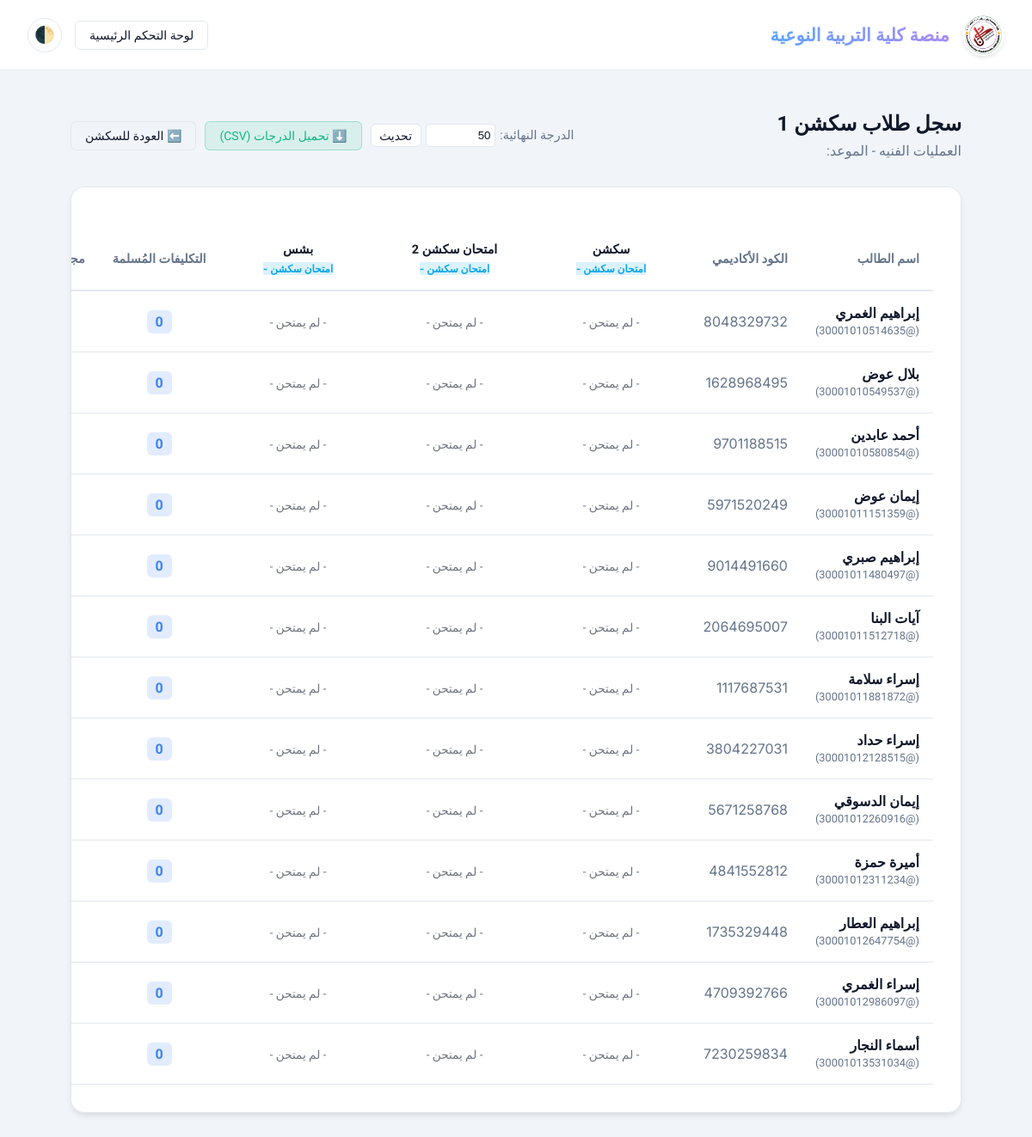
The app's page /section/6/roster/ (signed in) with its own data.
### lms_app/models.py (models this page shows, shortened)
class SubjectSection(models.Model):
    subject = models.ForeignKey(
        Subject,
        on_delete=models.CASCADE,
        related_name='subject_sections'
    )
    section_group = models.IntegerField(choices=[(i, str(i)) for i in range(1, 6)])
    instructor = models.ForeignKey(
        User,
        on_delete=models.SET_NULL,
        null=True,
        limit_choices_to={'role': User.Role.DOCTOR},
        related_name='sections_taught'
    )
    section_day = models.IntegerField(choices=Subject.DAYS_OF_WEEK, null=True, blank=True)
    max_total_grade = models.IntegerField(default=50)
    class Meta:
        unique_together = ('subject', 'section_group')
    @property
    def students(self):
        return self.subject.enrolled_students.filter(role=User.Role.STUDENT, section_group=self.section_group)

class Subject(models.Model):
    DAYS_OF_WEEK = (
        (0, 'Monday'),
        (1, 'Tuesday'),
        (2, 'Wednesday'),
        (3, 'Thursday'),
        (4, 'Friday'),
        (5, 'Saturday'),
        (6, 'Sunday'),
    )
    name = models.CharField(max_length=200)
    code = models.CharField(max_length=20, unique=True, null=True, blank=True, verbose_name="كود المادة")
    description = models.TextField(blank=True)
    official_book = models.FileField(upload_to=get_book_upload_path, blank=True, null=True)
    professor = models.ForeignKey(
        User,
        on_delete=models.SET_NULL,
        null=True,
        limit_choices_to={'role': User.Role.DOCTOR},
        related_name='subjects_taught'
    )
    lecture_day = models.IntegerField(choices=DAYS_OF_WEEK, null=True, blank=True)
    academic_year = models.IntegerField(choices=User.ACADEMIC_YEAR_CHOICES, default=1)
    max_total_grade = models.IntegerField(default=100)

class Exam(models.Model):
    subject = models.ForeignKey('Subject', on_delete=models.CASCADE, related_name='exams', verbose_name="المادة")
    title = models.CharField(max_length=200, verbose_name="عنوان الامتحان")
    description = models.TextField(blank=True, null=True, verbose_name="تعليمات الامتحان")
    EXAM_TYPE_CHOICES = (
        ('LECTURE', 'محاضرة'),
        ('SECTION', 'سكشن'),
    )
    exam_type = models.CharField(max_length=20, choices=EXAM_TYPE_CHOICES, default='LECTURE')
    creator = models.ForeignKey('User', on_delete=models.SET_NULL, null=True, blank=True, related_name='created_exams')
    subject_section = models.ForeignKey('SubjectSection', on_delete=models.CASCADE, null=True, blank=True, related_name='exams')
    start_date = models.DateTimeField(blank=True, null=True, verbose_name="تاريخ ووقت فتح الامتحان")
    end_date = models.DateTimeField(blank=True, null=True, verbose_name="تاريخ ووقت غلق الامتحان")
    duration_minutes = models.PositiveIntegerField(default=30, verbose_name="مدة الامتحان (بالدقائق)")
    is_active = models.BooleanField(default=False, verbose_name="مفعل (يمكن إيقافه يدوياً)")
    show_score = models.BooleanField(default=True, verbose_name="إظهار الدرجة للطالب بعد التسليم")
    show_answers = models.BooleanField(default=False, verbose_name="إظهار الإجابات الصحيحة للطالب")
    created_at = models.DateTimeField(auto_now_add=True)

class User(AbstractUser):
    class Role(models.TextChoices):
        ADMIN = 'ADMIN', _('Admin')
        DOCTOR = 'DOCTOR', _('Doctor')
        STUDENT = 'STUDENT', _('Student')
    ACADEMIC_YEAR_CHOICES = (
        (1, 'First Year'),
        (2, 'Second Year'),
        (3, 'Third Year'),
        (4, 'Fourth Year'),
    )
    role = models.CharField(max_length=20, choices=Role.choices, default=Role.STUDENT)
    university_id = models.CharField(max_length=20, unique=True, null=True, blank=True)
    department = models.CharField(max_length=100, blank=True)
    academic_year = models.IntegerField(choices=ACADEMIC_YEAR_CHOICES, default=1, null=True, blank=True)
    section_group = models.IntegerField(
        null=True,
        blank=True,
        help_text=_('Section 1 to 5')
    )
    date_of_birth = models.DateField(null=True, blank=True)
    gender = models.CharField(max_length=10, choices=[('Male', 'Male'), ('Female', 'Female')], null=True, blank=True)
    needs_review = models.BooleanField(default=False, help_text=_('Flagged for manual review (e.g. English name translation)'))
    profile_picture = models.ImageField(upload_to='profile_pics/', blank=True, null=True)
    registered_subjects = models.ManyToManyField('Subject', blank=True, related_name='enrolled_students')
    REQUIRED_FIELDS = ['email', 'role']

### lms_app/views.py (the view)
# urls.py: path('section/<int:section_id>/roster/', views.section_roster, name='section_roster'),
@login_required(login_url='/login/')
@user_passes_test(is_doctor, login_url='/login/')
def section_roster(request, section_id):
    section = get_object_or_404(SubjectSection, id=section_id)
    if section.instructor != request.user and section.subject.professor != request.user:
        messages.error(request, "غير مصرح لك بعرض بيانات هذا السكشن")
        return HttpResponseRedirect(request.META.get('HTTP_REFERER', '/doctor/dashboard/'))
    assign_sum = Submission.objects.filter(
        student=OuterRef('pk'), assignment__subject_section=section
    ).values('student').annotate(total=Sum('grade')).values('total')
    assign_count = Submission.objects.filter(
        student=OuterRef('pk'), assignment__subject_section=section
    ).values('student').annotate(c=Count('id')).values('c')
    exam_sum = ExamAttempt.objects.filter(
        student=OuterRef('pk'), exam__subject_section=section, exam__exam_type='SECTION', is_submitted=True
    ).values('student').annotate(total=Sum('score')).values('total')
    exam_count = ExamAttempt.objects.filter(
        student=OuterRef('pk'), exam__subject_section=section, exam__exam_type='SECTION', is_submitted=True
    ).values('student').annotate(c=Count('id')).values('c')
    students = list(section.students.annotate(
        submission_count=Coalesce(Subquery(assign_count, output_field=IntegerField()), 0),
        assignment_grade=Coalesce(Subquery(assign_sum, output_field=IntegerField()), 0),
        exam_attempt_count=Coalesce(Subquery(exam_count, output_field=IntegerField()), 0),
        exam_grade=Coalesce(Subquery(exam_sum, output_field=IntegerField()), 0),
    ).annotate(
        total_grade=F('assignment_grade') + F('exam_grade')
    ).order_by('username').prefetch_related(
        Prefetch('exam_attempts', queryset=ExamAttempt.objects.filter(
            exam__subject_section=section,
            exam__exam_type='SECTION',
            is_submitted=True
        ), to_attr='section_exam_attempts')
    ))
    exams = Exam.objects.filter(subject=section.subject, subject_section=section, exam_type='SECTION').order_by('created_at')
    for student in students:
        attempt_dict = {attempt.exam_id: attempt.score for attempt in student.section_exam_attempts}
        student.ordered_exam_scores = [attempt_dict.get(exam.id, None) for exam in exams]
    return render(request, 'section_roster.html', {
        'section': section,
        'students': students,
        'exams': exams
    })

### lms_app/context_processors.py (called while the page is built)
def active_announcement(request):
    return {
        'GLOBAL_ANNOUNCEMENT': GlobalAnnouncement.objects.filter(is_active=True).last()
    }

def user_notifications(request):
    if request.user.is_authenticated:
        return {'USER_NOTIFICATIONS': request.user.notifications.filter(is_read=False).order_by('-created_at')}
    return {'USER_NOTIFICATIONS': []}

### lms_app/views.py (called while the page is built)
def is_doctor(user):
    return user.is_authenticated and user.role == User.Role.DOCTOR

### lms_app/templates/section_roster.html (shortened to what this page needs)
{% load static %}
<!DOCTYPE html>
<html lang="ar" dir="rtl">
<head>
</head>
<body>
    <nav class="navbar">
                <a style="display: flex; align-items: center; gap: 15px; text-decoration: none;" href="
    {% if request.user.is_authenticated %}
        {% if request.user.role == 'STUDENT' %}
            {% url 'student_dashboard' %}
        {% elif request.user.role == 'DOCTOR' %}
            {% url 'doctor_dashboard' %}
        {% else %}
            {% url 'login' %}
        {% endif %}
    {% else %}
        {% url 'login' %}
    {% endif %}
">
            <img src="{% static 'images/logo_nav.png' %}" alt="University Logo" style="height: 45px; width: 45px; object-fit: contain; background-color: white; border-radius: 50%; padding: 2px; box-shadow: 0 2px 4px rgba(0,0,0,0.1);">
            <h1 style="font-family: 'Cairo', sans-serif !important; font-weight: 700; font-size: 1.3rem; color: var(--text-primary); margin: 0;">منصة كلية التربية النوعية</h1>
        </a>
        <div style="display: flex; align-items: center; gap: 15px;">
            <a href="{% url 'doctor_dashboard' %}" class="action-btn">لوحة التحكم الرئيسية</a>
            <button id="theme-toggle" type="button" class="btn" style="background: var(--surface-card); border: 1px solid var(--border-color); color: var(--text-primary); border-radius: 50%; width: 40px; height: 40px; display: flex; align-items: center; justify-content: center; font-size: 1.2rem; cursor: pointer; transition: all 0.3s ease; padding: 0;">🌓</button>
        </div>
    </nav>
    <div class="container">
        <div style="display: flex; justify-content: space-between; align-items: center; margin-bottom: 2rem;">
            <div>
                <h2 style="margin: 0; color: var(--text-primary);">سجل طلاب سكشن {{ section.section_group }}</h2>
                <p style="color: var(--text-muted); margin: 0.5rem 0 0 0;">{{ section.subject.name }} - الموعد: {{ section.get_day_of_week_display }} {{ section.start_time|time:"H:i" }}</p>
            </div>
            <div style="display: flex; gap: 10px;">
                <form action="{% url 'update_section_grade' section.id %}" method="post" style="display: flex; gap: 5px; align-items: center;">
                    <label for="max_grade" style="color: var(--text-muted); font-size: 0.9rem;">الدرجة النهائية:</label>
                    <input type="number" name="max_grade" value="{{ section.max_total_grade }}" min="1" style="width: 70px; padding: 0.3rem; border: 1px solid var(--border-color); border-radius: 4px; background: var(--surface-card); color: var(--text-primary);">
                    <button type="submit" class="action-btn" style="padding: 0.3rem 0.6rem; background: var(--surface-card);">تحديث</button>
                </form>
                <a href="{% url 'export_grades_csv_section' section.subject.id section.id %}" class="action-btn" style="background-color: rgba(16, 185, 129, 0.1); color: #10b981; border-color: rgba(16, 185, 129, 0.3);">⬇️ تحميل الدرجات (CSV)</a>
                <a href="{% url 'section_detail' section.id %}" class="action-btn">⬅️ العودة للسكشن</a>
            </div>
        </div>
        <div class="interactive-card">
            <table>
                <thead>
                    <tr style="border-bottom: 2px solid var(--border-color);">
                        <th style="white-space: nowrap;">اسم الطالب</th>
                        <th style="white-space: nowrap;">الكود الأكاديمي</th>
                        {% for exam in exams %}
                        <th style="min-width: 150px; text-align: center;">
                            <div style="margin-bottom: 5px; color: var(--text-primary);">{{ exam.title }}</div>
                            {% if exam.exam_type == 'SECTION' %}
                                <span class="badge" style="background-color: rgba(14, 165, 233, 0.15); color: #0ea5e9; font-size: 0.75rem;">امتحان سكشن - {{ exam.subject_section.name }}</span>
                            {% else %}
                                <span class="badge" style="background-color: rgba(99, 102, 241, 0.15); color: #6366f1; font-size: 0.75rem;">امتحان محاضرة</span>
                            {% endif %}
                        </th>
                        {% endfor %}
                        <th style="white-space: nowrap; text-align: center;">التكليفات المُسلمة</th>
                        <th style="white-space: nowrap; text-align: center;">مجموع الدرجات 🏆</th>
                    </tr>
                </thead>
                <tbody>
                    {% for student in students %}
                    <tr>
                        <td style="font-weight: 600; white-space: nowrap;">{{ student.first_name }} {{ student.last_name }} <br><span style="color: var(--text-muted); font-size: 0.8rem; font-weight: normal;">(@{{ student.username }})</span></td>
                        <td class="inter-font" style="color: var(--text-muted); white-space: nowrap; vertical-align: middle;">{{ student.university_id|default:"-" }}</td>
                        {% for score in student.ordered_exam_scores %}
                        <td style="text-align: center; vertical-align: middle;">
                            {% if score is not None %}
                                <span style="color: #10b981; background: rgba(16, 185, 129, 0.1); padding: 4px 10px; border-radius: 6px; font-weight: bold;" class="inter-font">{{ score }}</span>
                            {% else %}
                                <span class="text-muted" style="font-size: 0.85rem; opacity: 0.6;">- لم يمتحن -</span>
                            {% endif %}
                        </td>
                        {% endfor %}
                        <td style="text-align: center; vertical-align: middle;"><span style="background: rgba(59, 130, 246, 0.15); color: #3b82f6; padding: 4px 10px; border-radius: 6px; font-weight: bold;">{{ student.submission_count }}</span></td>
                        <td style="text-align: center; vertical-align: middle;"></td>
                    </tr>
                    {% empty %}
                    <tr>
                        <td colspan="100" style="text-align: center; color: var(--text-muted); padding: 2rem;">لا يوجد طلاب مسجلين في هذا السكشن.</td>
                    </tr>
                    {% endfor %}
                </tbody>
            </table>
        </div>
    </div>
</body>
</html>

### lms_app/templates/section_roster.html (style rules this page uses)
body, p, span, div, td, th { font-family: 'Tajawal', sans-serif !important; }
h1, h2, h3, h4, h5, h6 { font-family: 'Cairo', sans-serif !important; font-weight: 700; }
.badge, .inter-font { font-family: 'Inter', 'Tajawal', sans-serif !important; }
:root { --bg-main: #f1f5f9; --surface-card: #ffffff; --text-primary: #0f172a; --text-muted: #64748b; --brand-primary: #4f46e5; --brand-hover: #4338ca; --border-color: #e2e8f0; --shadow-sm: 0 1px 3px rgba(0,0,0,0.1); --shadow-md: 0 4px 6px -1px rgba(0,0,0,0.1); --shadow-hover: 0 20px 25px -5px rgba(79, 70, 229, 0.15); --transition-speed: 0.3s; }
body { background-color: var(--bg-main) !important; color: var(--text-primary) !important; transition: background-color var(--transition-speed) ease, color var(--transition-speed) ease; margin: 0; min-height: 100vh; }
.navbar { width: 100%; background: var(--surface-card); backdrop-filter: blur(10px); border-bottom: 1px solid var(--border-color); padding: 1rem 2rem; display: flex; justify-content: space-between; align-items: center; box-sizing: border-box; position: sticky; top: 0; z-index: 100; }
.navbar h1 { margin: 0; font-size: 1.25rem; background: linear-gradient(to right, #60a5fa, #a78bfa); -webkit-background-clip: text; -webkit-text-fill-color: transparent; }
.container { max-width: 1100px; width: 100%; margin: 0 auto; padding: 3rem 2rem; box-sizing: border-box; }
.interactive-card { background-color: var(--surface-card) !important; border: 1px solid var(--border-color) !important; border-radius: 16px !important; box-shadow: var(--shadow-md) !important; padding: 2rem; overflow-x: auto; }
.action-btn { background-color: transparent; color: var(--text-primary); border: 1px solid var(--border-color); padding: 0.5rem 1rem; border-radius: 6px; text-decoration: none; font-size: 0.875rem; transition: all 0.2s; display: inline-block; }
table { width: 100%; border-collapse: collapse; text-align: right; margin-top: 1rem; }
th { background-color: var(--surface-card); color: var(--text-muted); padding: 1rem; font-size: 0.9rem; border-bottom: 2px solid var(--border-color); }
td { padding: 1rem; color: var(--text-primary); border-bottom: 1px solid var(--border-color); transition: background-color 0.2s; }

### records on screen
SubjectSection: section_group "1", subject.name "العمليات الفنيه", max_grade "50"
Exam: title "سكشن"
Exam: title "امتحان سكشن 2"
Exam: title "بشس"
User: first_name "إبراهيم", last_name "الغمري", username "30001010514635", university_id "8048329732", submission_count "0"
User: first_name "بلال", last_name "عوض", username "30001010549537", university_id "1628968495", submission_count "0"
User: first_name "أحمد", last_name "عابدين", username "30001010580854", university_id "9701188515", submission_count "0"
User: first_name "إيمان", last_name "عوض", username "30001011151359", university_id "5971520249", submission_count "0"
User: first_name "إبراهيم", last_name "صبري", username "30001011480497", university_id "9014491660", submission_count "0"
User: first_name "آيات", last_name "البنا", username "30001011512718", university_id "2064695007", submission_count "0"
User: first_name "إسراء", last_name "سلامة", username "30001011881872", university_id "1117687531", submission_count "0"
User: first_name "إسراء", last_name "حداد", username "30001012128515", university_id "3804227031", submission_count "0"
User: first_name "إيمان", last_name "الدسوقي", username "30001012260916", university_id "5671258768", submission_count "0"
User: first_name "أميرة", last_name "حمزة", username "30001012311234", university_id "4841552812", submission_count "0"
User: first_name "إبراهيم", last_name "العطار", username "30001012647754", university_id "1735329448", submission_count "0"
User: first_name "إسراء", last_name "الغمري", username "30001012986097", university_id "4709392766", submission_count "0"
User: first_name "أسماء", last_name "النجار", username "30001013531034", university_id "7230259834", submission_count "0"
